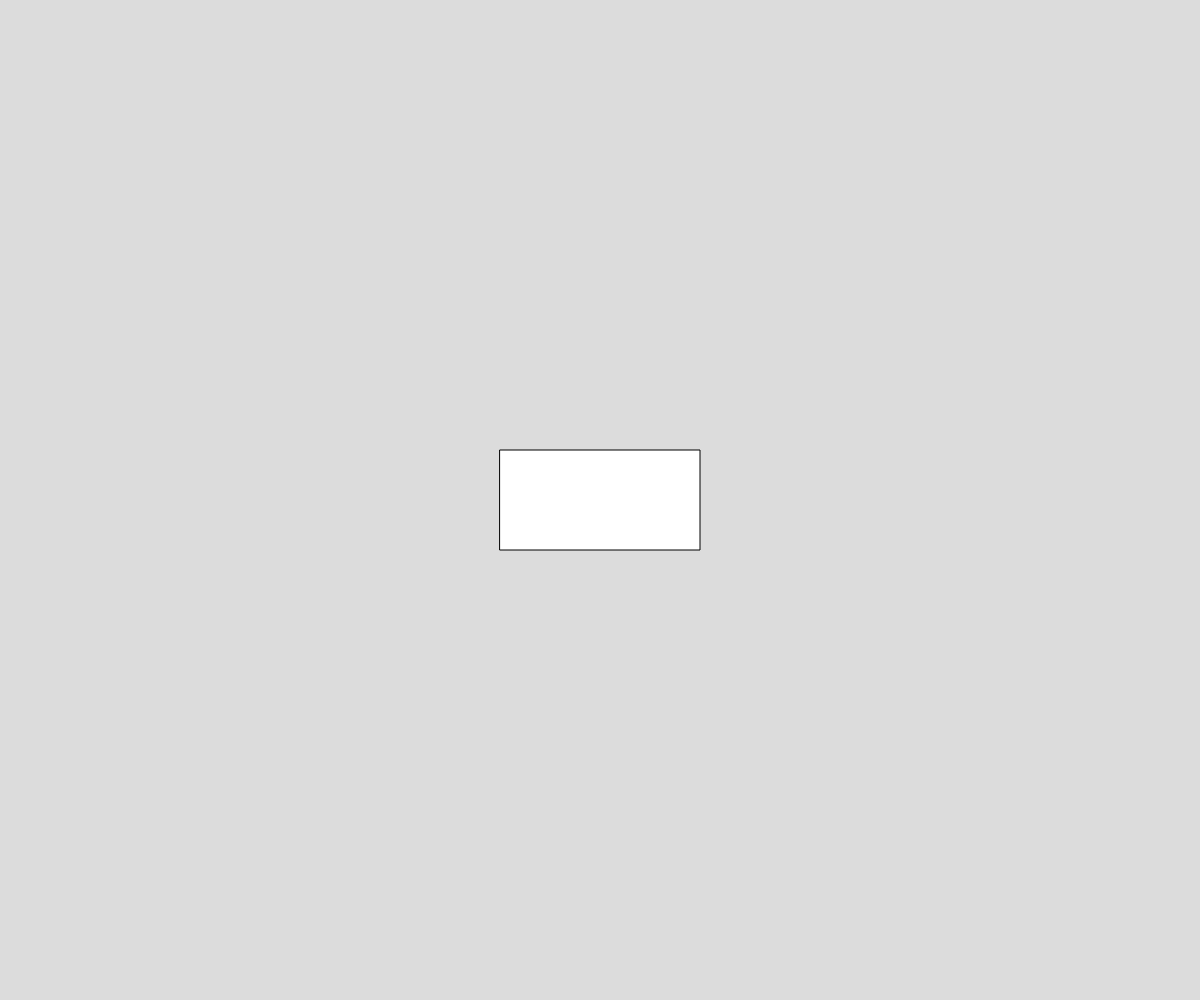
Frame 1 (no input)
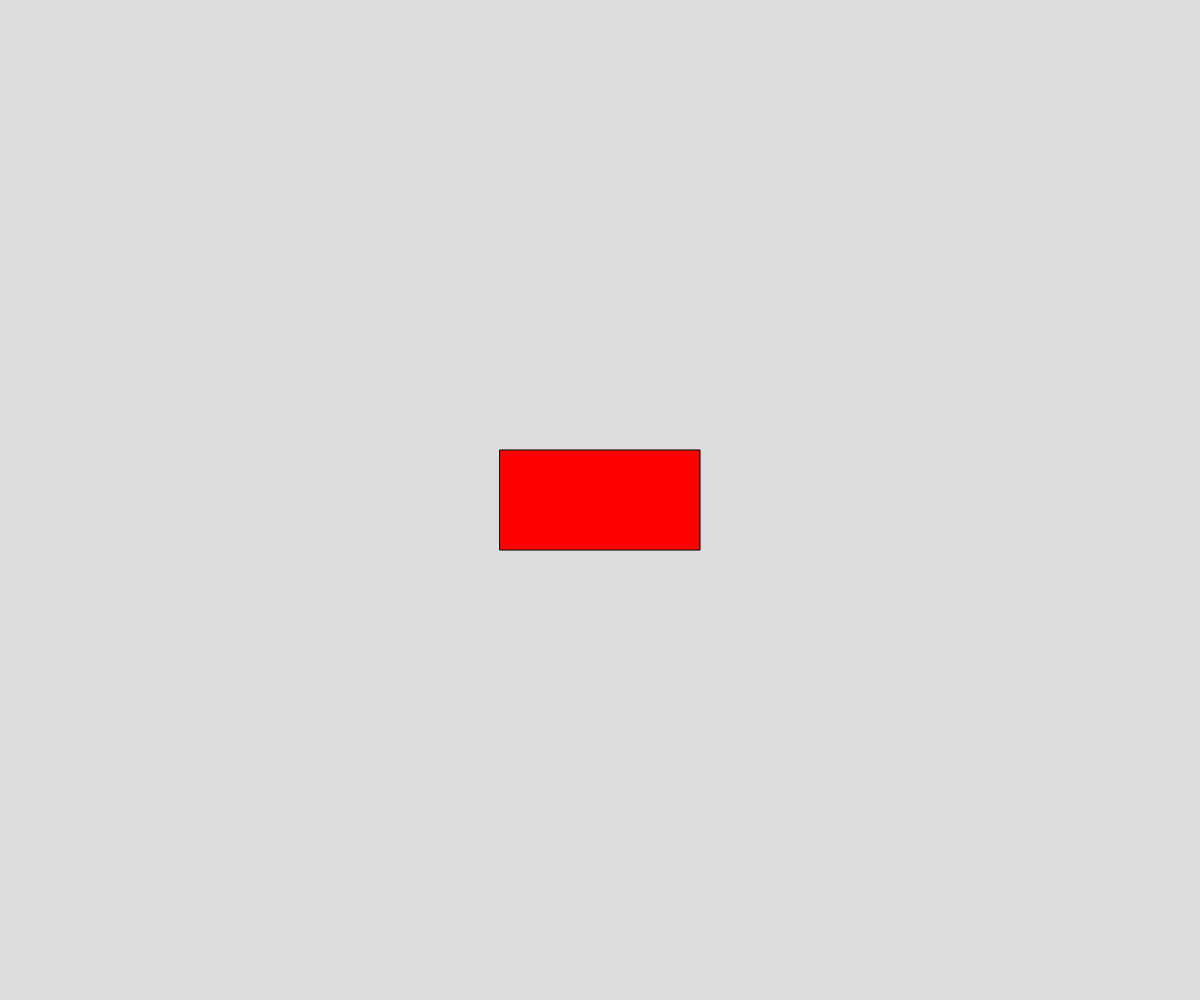
Frame 60 (no input)
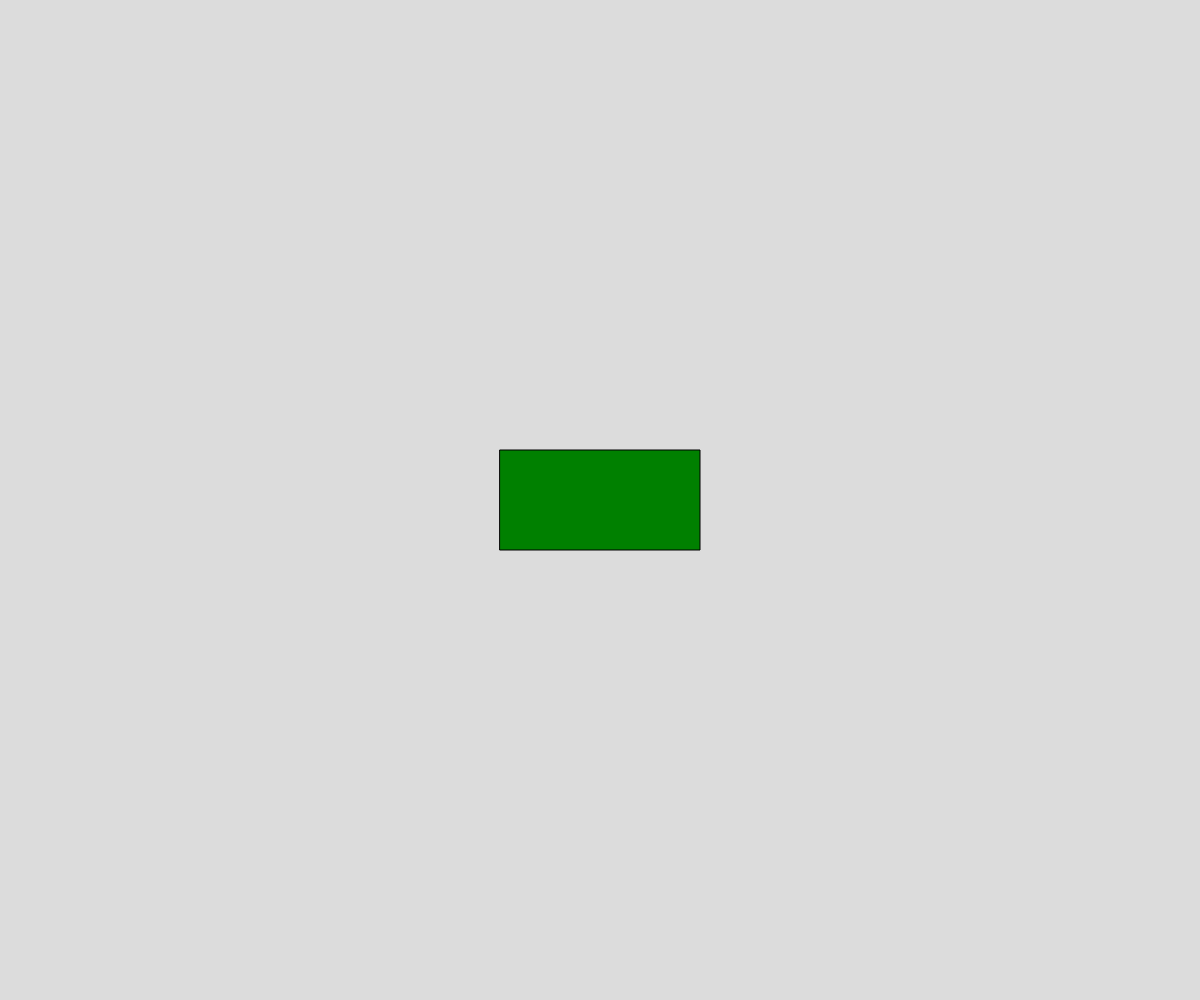
Frame 120 (the mouse pressed at the canvas centre since frame 60)

The p5.js sketch that drew these frames (run headless with seeded random() and noise() and a simulated clock; from frame 60 on, the mouse is pressed at the canvas centre):

// p5.js sketch
// ── sketch.js
// relocatable rectangles
// Elias
// Sept 27th
let x, y, rectheight, rectwidth;
let rleft;
let rright;
let rtop;
let rbottom;
let mouseOver = false;
let pickedup = false;
let mousedist;
function setup() {
  createCanvas(windowWidth, windowHeight);
  rectMode(CENTER);
  x = width / 2; y = height / 2;
  rectwidth = 200;
  rectheight = 100;
}
function updateedgepositions() {
  //updates the right/left/top/bottom
  rleft = x - rectwidth / 2;
  rright = x + rectwidth / 2;
  rtop = y - rectheight / 2;
  rbottom = y + rectheight / 2;
}
function drawrect() {
  updateedgepositions();
  rect(x, y, rectwidth, rectheight);
  if (rleft <= mouseX && mouseX <= rright && rtop <= mouseY && mouseY <= rbottom) {
    fill('green')
    mouseOver = true;
  }
  else {
    fill('red')
    mouseOver = false;
  }
  mousedist = pythagoras(x, mouseX, y, mouseY);
  if (pickedup){
    x = mousedist + mouseX;//i messed it up ong
    y = mousedist + mouseY;
  }
}
function draw() {
  background(220);
  drawrect();
}
function mousePressed() {
  if (mouseOver) {
    pickedup = true;
  }
}
function mouseReleased() {
  pickedup = false;
}
function pythagoras(x1,y1,x2,y2){
  let a = Math.abs(x1-x2);
  let b = Math.abs(y1-y2);
  let c =Math.sqrt(a*a + b*b);
}
